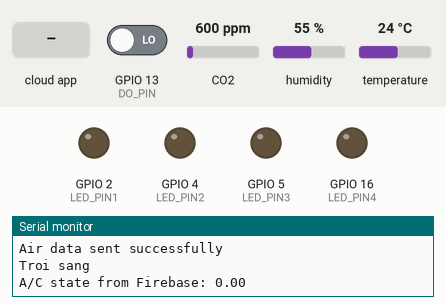
This sketch was run on a simulated ESP32. Parts: output pins drawn as LEDs (lit = HIGH), the last lines printed to the serial monitor. The test bench sets the inputs (shaded band); at power-on: GPIO 13 (DO_PIN) LOW, CO2 600 ppm, humidity 55 %, temperature 24 °C. WiFi joins after 1.5 s; servers stay silent unless stated; the Firebase database answers and starts empty.

Above: at 2.7 s.
2.8 s: the phone or cloud app sets lamps to 1
At 5.5 s:
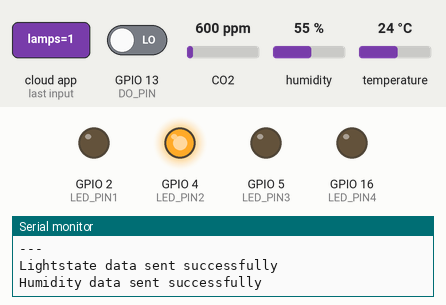
10.4 s: the phone or cloud app sets lamps to 0
At 11.1 s:
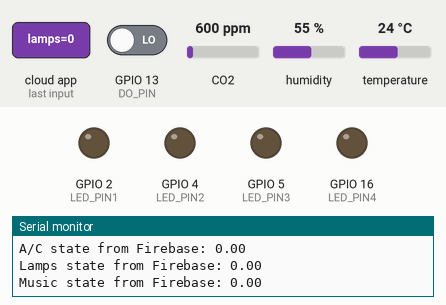
Timing chart, 0 to 13.4 s (numbered marks = the images above; inputs shaded):
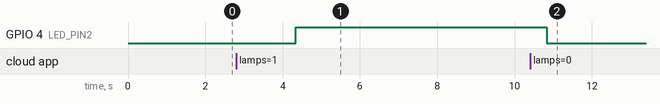

The sketch:

code_esp.ino
```cpp
#include <Arduino.h>
#include <WiFi.h>
#include <Firebase_ESP_Client.h>
#include "DHTesp.h"
#include "ThingSpeak.h"

#include "DHT.h"
#include <MQ135.h>

// Provide the token generation process info.
#include "addons/TokenHelper.h"
// Provide the RTDB payload printing info and other helper functions.
#include "addons/RTDBHelper.h"

// Insert your network credentials
#define WIFI_SSID "tu mua ma dung"
#define WIFI_PASSWORD "noikhongvoi3d"

// Insert Firebase project API Key
#define API_KEY "AIzaSyDV2jEgdNtpL3gbye18UomihVY2MlRlZrI"

// Insert RTDB URL
#define DATABASE_URL "https://esp32-dc329-default-rtdb.firebaseio.com/"

const int myChannelNumber = 2691502; // ThingSpeak channel number
const char* myApiKey = "5YKIHR8S7DNKWNIR"; // ThingSpeak API key
const char* server = "api.thingspeak.com"; // ThingSpeak server address

#define DHTPIN 15      //DHT22
#define DHTTYPE DHT22

#define PIN_MQ135 34  // MQ135

#define DO_PIN 13 // ánh sáng

#define LED_PIN1 2 // A/C
#define LED_PIN2 4 // lamps
#define LED_PIN3 5 // music
#define LED_PIN4 16  // TV
#define LED_PIN4 16  // TV


// Define Firebase Data object
FirebaseData fbdo;

FirebaseAuth auth;
FirebaseConfig config;

WiFiClient client;

unsigned long sendDataPrevMillis = 0;
bool signupOK = false;

DHT dht(DHTPIN, DHTTYPE);
MQ135 mq135_sensor(PIN_MQ135);

void setup(){
Serial.begin(9600);
WiFi.begin(WIFI_SSID, WIFI_PASSWORD);
Serial.print("Connecting to Wi-Fi");
while (WiFi.status() != WL_CONNECTED){
Serial.print(".");
delay(300);
}
Serial.println();
Serial.print("Connected with IP: ");
Serial.println(WiFi.localIP());
Serial.println();

dht.begin();

/* Assign the api key (required) */
config.api_key = API_KEY;

/* Assign the RTDB URL (required) */
config.database_url = DATABASE_URL;

/* Sign up */
if (Firebase.signUp(&config, &auth, "", "")){
Serial.println("ok");
signupOK = true;
}
else{
Serial.printf("%s\n", config.signer.signupError.message.c_str());
}

/* Assign the callback function for the long running token generation task */
config.token_status_callback = tokenStatusCallback; //see addons/TokenHelper.h

Firebase.begin(&config, &auth);
Firebase.reconnectWiFi(true);

ThingSpeak.begin(client); // Initialize the ThingSpeak library

pinMode(DO_PIN, INPUT);
pinMode(LED_PIN1, OUTPUT);
pinMode(LED_PIN2, OUTPUT);
pinMode(LED_PIN3, OUTPUT);
pinMode(LED_PIN4, OUTPUT);
}


float correctedPPMToAQI(float correctedPPM) {
    float aqi = 0.0;

    // Ví dụ cho CO2
    if (correctedPPM <= 400) {
        aqi = (correctedPPM / 400.0) * 50; // 0-400 PPM tương ứng với AQI 0-50
    } else if (correctedPPM <= 1000) {
        aqi = ((correctedPPM - 400) / (1000 - 400)) * (100 - 50) + 50; // 400-1000 PPM tương ứng với AQI 50-100
    } else if (correctedPPM <= 2000) {
        aqi = ((correctedPPM - 1000) / (2000 - 1000)) * (150 - 100) + 100; // 1000-2000 PPM tương ứng với AQI 100-150
    } else {
        aqi = 150; // AQI 150 trở lên
    }

    return aqi;
}


void loop(){
  float h = dht.readHumidity();  // Read humidity
  float t = dht.readTemperature(); // Read temperature

  Serial.print(F("Humidity: "));
  Serial.print(h);
  Serial.print(F("%  Temperature: "));
  Serial.print(t);
  Serial.print(F("°C "));

  float correctedPPM = mq135_sensor.getCorrectedPPM(t, h);
  float aqi = correctedPPMToAQI(correctedPPM);


    // Set the value of field 1 in the ThingSpeak channel to the temperature
  ThingSpeak.setField(1,t);
  // Set the value of field 2 in the ThingSpeak channel to the humidity
  ThingSpeak.setField(2,h);

  // Write the data to the ThingSpeak channel
  int status = ThingSpeak.writeFields(myChannelNumber,myApiKey);
  if(status == 200){
    Serial.println("Data pushed successfully"); // Print a message if the data was successfully pushed to ThingSpeak
  }else{
    Serial.println("Push error" + String(status)); // Print an error message with the HTTP status code if there was an error pushing the data
  }
  Serial.println("---"); // Print a separator line

  int lightState = digitalRead(DO_PIN);
  int light = 0;
  if (lightState == HIGH)
    light = 0;
  else
    light = 1;


  if (Firebase.ready() && signupOK && (millis() - sendDataPrevMillis > 1000 || sendDataPrevMillis == 0)){
    sendDataPrevMillis = millis();

    if (Firebase.RTDB.setFloat(&fbdo, "Phongkhach/anhsang", light)){
      Serial.println("Lightstate data sent successfully");
    } else {
      Serial.println("Failed to send lightstate data");
    }

    if (Firebase.RTDB.setFloat(&fbdo, "Phongkhach/Do am", h)){
      Serial.println("Humidity data sent successfully");
    } else {
      Serial.println("Failed to send humidity data");
    }

    if (Firebase.RTDB.setFloat(&fbdo, "Phongkhach/Nhiet do", t)){
      Serial.println("Temperature data sent successfully");
    } else {
      Serial.println("Failed to send temperature data");
    }

    if (Firebase.RTDB.setFloat(&fbdo, "Phongkhach/Khongkhi", aqi)){
      Serial.println("Air data sent successfully");
    } else {
      Serial.println("Failed to send Air data");
    }
  }


  if (lightState == HIGH){
    Serial.println("Troi toi");
  }
  else
    Serial.println("Troi sang");

// Lấy giá trị từ Firebase
if (Firebase.ready() && signupOK) {
    float ledState;

    // Lấy trạng thái A/C từ Firebase
    if (Firebase.RTDB.getFloat(&fbdo, "Phongkhach/ac")) {
        ledState = fbdo.floatData(); // Sửa ở đây
        Serial.print("A/C state from Firebase: ");
        Serial.println(ledState);
        digitalWrite(LED_PIN1, ledState == 1 ? HIGH : LOW);
    }

    // Lấy trạng thái đèn từ Firebase
    if (Firebase.RTDB.getInt(&fbdo, "Phongkhach/lamps")) {
        ledState = fbdo.intData(); // Sửa ở đây
        Serial.print("Lamps state from Firebase: ");
        Serial.println(ledState);
        digitalWrite(LED_PIN2,ledState == 1 ? HIGH : LOW);
    }

    // Lấy trạng thái nhạc từ Firebase
    if (Firebase.RTDB.getFloat(&fbdo, "Phongkhach/music")) {
        ledState = fbdo.floatData(); // Sửa ở đây
        Serial.print("Music state from Firebase: ");
        Serial.println(ledState);
        digitalWrite(LED_PIN3, ledState == 1 ? HIGH : LOW);
    }

    // Lấy trạng thái TV từ Firebase
    if (Firebase.RTDB.getFloat(&fbdo, "Phongkhach/tv")) {
        ledState = fbdo.floatData(); // Sửa ở đây
        Serial.print("TV state from Firebase: ");
        Serial.println(ledState);
        digitalWrite(LED_PIN4, ledState == 1 ? HIGH : LOW);
    }
}

   Serial.println("###############################################"); // Print a separator line


  delay(100);
}
```

Measured:
- after the input at 2.8 s, GPIO 4 (LED_PIN2): LOW → HIGH after 1.5 s
- after the input at 10.4 s, GPIO 4 (LED_PIN2): HIGH → LOW after 0.43 s
